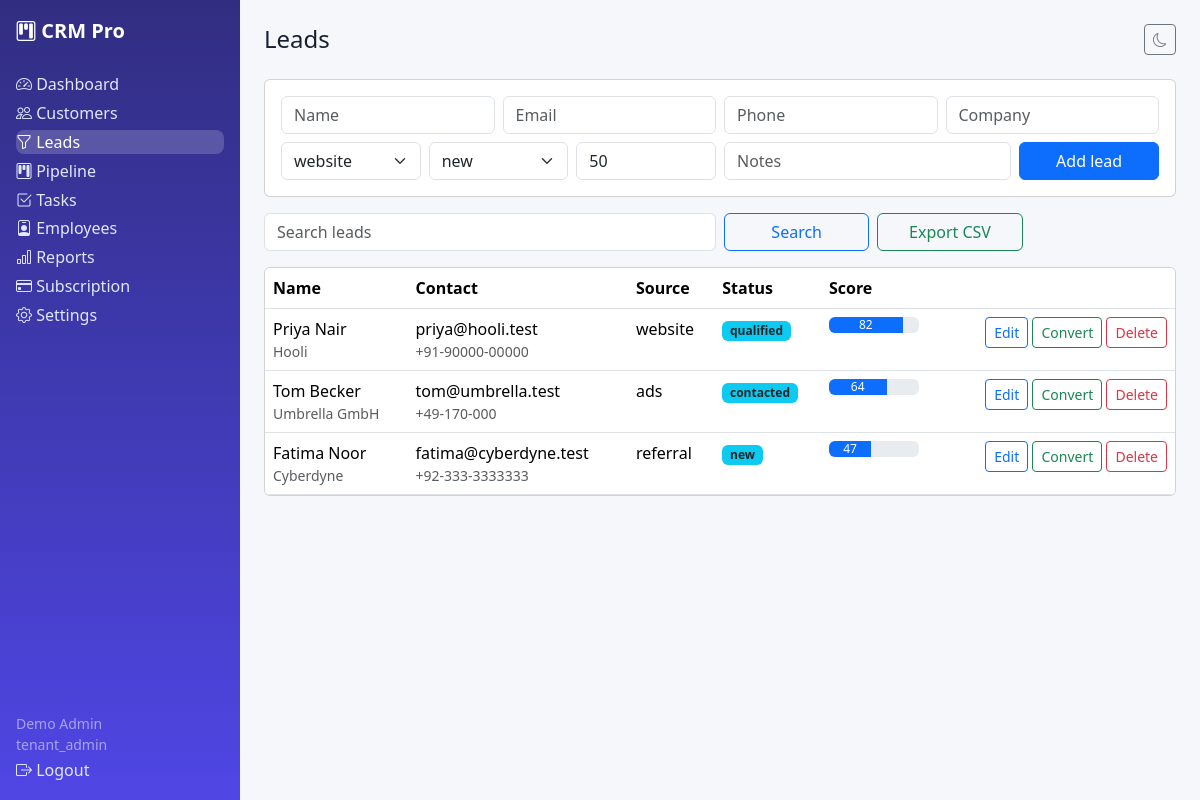
The page /leads.php (signed in) on the database its author committed.
### tables this page shows
CREATE TABLE leads (id INT UNSIGNED AUTO_INCREMENT PRIMARY KEY, tenant_id INT UNSIGNED NOT NULL, name VARCHAR(150) NOT NULL, email VARCHAR(190) NULL, phone VARCHAR(40) NULL, company VARCHAR(150) NULL, source VARCHAR(60) NOT NULL DEFAULT 'website', status ENUM('new','contacted','qualified','lost','converted') NOT NULL DEFAULT 'new', score INT NOT NULL DEFAULT 50, assigned_to INT UNSIGNED NULL, notes TEXT NULL, created_at DATETIME NOT NULL DEFAULT CURRENT_TIMESTAMP, INDEX idx_lead_tenant(tenant_id), INDEX idx_lead_status(status), CONSTRAINT fk_lead_tenant FOREIGN KEY(tenant_id) REFERENCES tenants(id) ON DELETE CASCADE, CONSTRAINT fk_lead_user FOREIGN KEY(assigned_to) REFERENCES users(id) ON DELETE SET NULL);

### includes/functions.php (called while the page is built, shortened)
<?php
function e(?string $v): string { return htmlspecialchars($v ?? '', ENT_QUOTES, 'UTF-8'); }

### leads.php (the view, shortened to what this page needs)
<?php require_once __DIR__ . '/includes/auth.php'; $user=require_role(['tenant_admin','manager','employee']); $pdo=db(); check_tenant_active($pdo); $tid=require_tenant(); $base='';
$q=trim($_GET['q']??''); $sql='SELECT * FROM leads WHERE tenant_id=?'; $args=[$tid]; if($q!==''){$sql.=' AND (name LIKE ? OR email LIKE ?)';$args[]="%$q%";$args[]="%$q%";} $sql.=' ORDER BY score DESC,id DESC';
$s=$pdo->prepare($sql);$s->execute($args);$rows=$s->fetchAll(); $edit=null; if(!empty($_GET['edit'])){$s=$pdo->prepare('SELECT * FROM leads WHERE id=? AND tenant_id=?');$s->execute([(int)$_GET['edit'],$tid]);$edit=$s->fetch();}
include __DIR__ . '/includes/header.php'; ?>
<div class="card p-3 mb-3"><form class="row g-2" method="post"><?= csrf_field() ?><input type="hidden" name="id" value="<?= e($edit['id']??'') ?>">
<?php foreach(['name','email','phone','company'] as $f): ?><div class="col-md-3"><input class="form-control" name="<?= $f ?>" placeholder="<?= ucfirst($f) ?>" value="<?= e($edit[$f]??'') ?>" <?= $f==='name'?'required':'' ?>></div><?php endforeach; ?>
<div class="col-md-2"><select class="form-select" name="source"><?php foreach(['website','referral','ads','cold','social'] as $c): ?><option <?= ($edit['source']??'')===$c?'selected':'' ?>><?= $c ?></option><?php endforeach; ?></select></div>
<div class="col-md-2"><select class="form-select" name="status"><?php foreach(['new','contacted','qualified','lost','converted'] as $c): ?><option <?= ($edit['status']??'new')===$c?'selected':'' ?>><?= $c ?></option><?php endforeach; ?></select></div>
<div class="col-md-2"><input class="form-control" type="number" min="0" max="100" name="score" placeholder="Score 0-100" value="<?= e($edit['score']??'50') ?>"></div>
<div class="col-md-4"><input class="form-control" name="notes" placeholder="Notes" value="<?= e($edit['notes']??'') ?>"></div>
<div class="col-md-2"><button class="btn btn-primary w-100"><?= $edit?'Update':'Add' ?> lead</button></div></form></div>
<form class="row g-2 mb-3" method="get"><div class="col-md-6"><input class="form-control" name="q" value="<?= e($q) ?>" placeholder="Search leads"></div><div class="col-md-2"><button class="btn btn-outline-primary w-100">Search</button></div><div class="col-md-2"><a class="btn btn-outline-success w-100" href="?export=1">Export CSV</a></div></form>
<div class="card p-0 overflow-auto"><table class="table table-hover mb-0"><thead><tr><th>Name</th><th>Contact</th><th>Source</th><th>Status</th><th>Score</th><th></th></tr></thead><tbody>
<?php foreach($rows as $r): ?><tr><td><?= e($r['name']) ?><div class="text-muted small"><?= e($r['company']) ?></div></td><td><?= e($r['email']) ?><div class="small text-muted"><?= e($r['phone']) ?></div></td><td><?= e($r['source']) ?></td><td><span class="badge bg-info text-dark"><?= e($r['status']) ?></span></td><td><div class="progress" style="width:90px"><div class="progress-bar" style="width:<?= (int)$r['score'] ?>%"><?= (int)$r['score'] ?></div></div></td>
<td class="text-end"><a class="btn btn-sm btn-outline-primary" href="?edit=<?= $r['id'] ?>">Edit</a>
<form method="post" class="d-inline"><?= csrf_field() ?><input type="hidden" name="action" value="convert"><input type="hidden" name="id" value="<?= $r['id'] ?>"><button class="btn btn-sm btn-outline-success">Convert</button></form>
<form method="post" class="d-inline"><button class="btn btn-sm btn-outline-danger" data-confirm="Delete lead?">Delete</button></form></td></tr><?php endforeach; ?></tbody></table></div>
<?php include __DIR__ . '/includes/footer.php'; ?>

### assets/css/style.css (style rules this page uses)
:root { --brand:#4f46e5;--bg:#f6f7fb;--card:#fff;--text:#172033 }
body { background:var(--bg);color:var(--text);font-family:system-ui,-apple-system,"Segoe UI",Roboto,sans-serif }

### rows shown on the page
leads: name "Priya Nair", company "Hooli", email "priya@hooli.test", phone "+91-90000-00000", source "website", status "qualified", score "82"
leads: name "Tom Becker", company "Umbrella GmbH", email "tom@umbrella.test", phone "+49-170-000", source "ads", status "contacted", score "64"
leads: name "Fatima Noor", company "Cyberdyne", email "fatima@cyberdyne.test", phone "+92-333-3333333", source "referral", status "new", score "47"

### other values the page prints
current_user()['name'] "Demo Admin"
current_user()['role'] "tenant_admin"
$pageTitle "Leads"
form field source "website"
form field status "new"
